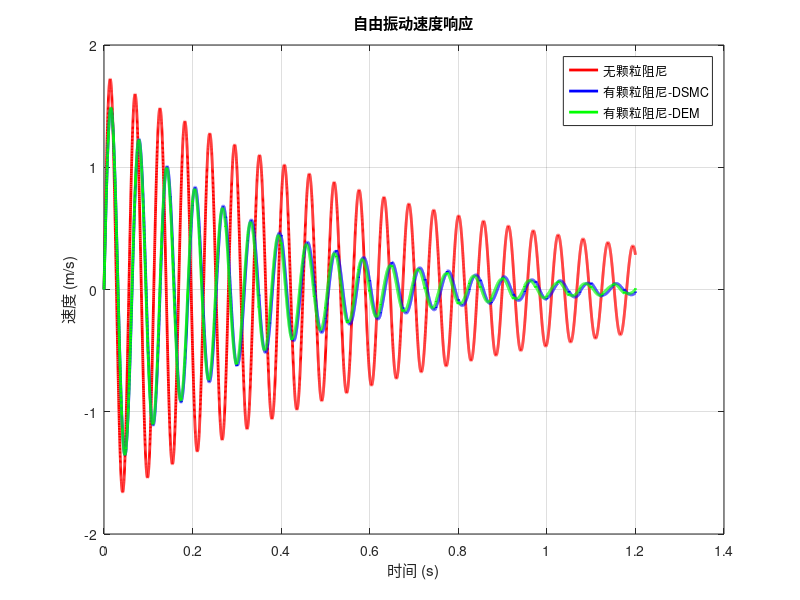
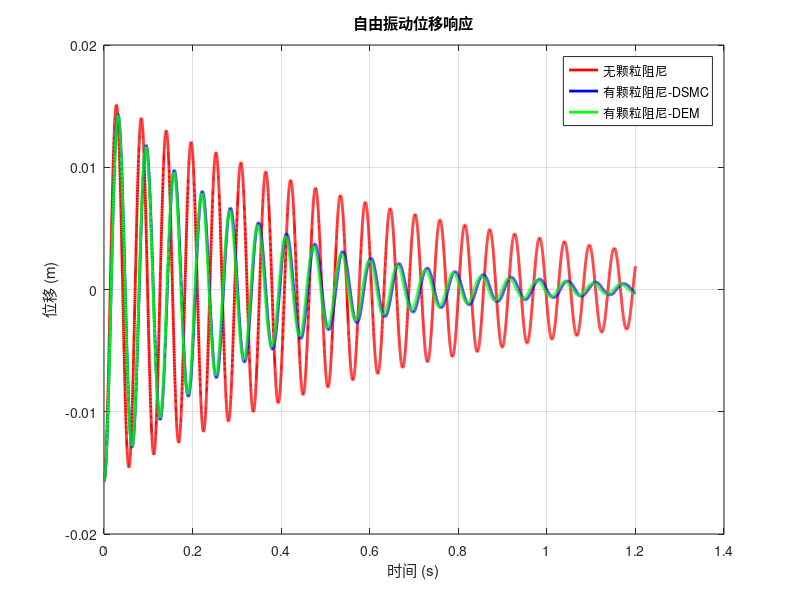

These figures' MATLAB source, in order:
%% DEM 模拟粒子阻尼
clear; clc;

% 系统参数
M = 0.0376; % 结构质量 (kg)
K = 470; % 刚度 (N/m)
C = 0.1; % 内部阻尼 (Ns/m)
D = 0.0254; % 圆柱直径 (m)
H = 0.00704; % 圆柱高度 (m)
d = 0.00088; % 粒子直径 (m)
n = 1246; % 粒子数量
m_p = 4.03e-6; % 单粒子质量(kg)
k_n = 360e3; % 法向刚度 (N/m)
k_s = 330e3; % 切向刚度 (N/m)
c_n = 0.01; % 法向阻尼 (Ns/m)
c_s = 0.015; % 切向阻尼 (Ns/m)
mu = 0.55; % 摩擦系数

dt = 1e-4; % 时间步长 (s)
T = 1.2; % 总模拟时间 (s)
steps = T / dt; % 时间步数

f = 2000;
A = 5;
omega = 2 * pi * f;
phase = pi/2;

C_DSMC = 2.9; % 阻尼比倒数
C_DEM = 3; % 阻尼比倒数

% 初始条件
x0 = -0.0157; % 初始位移 (m)
v0 = 0; % 初始速度 (m/s)

% 时间向量
t = (0:dt:T); % 时间数组

% 无粒子情况下的模拟
x_no_particles = zeros(size(t)); % 位置初始化
v_no_particles = zeros(size(t)); % 速度初始化
a_no_particles = zeros(size(t)); % 加速度初始化
x_no_particles(1) = x0;

for i = 2:length(t)
    % 计算加速度
    a_no_particles(i) = -(K / M) * x_no_particles(i-1) - (C / M) * v_no_particles(i-1);
    % 更新速度
    v_no_particles(i) = v_no_particles(i-1) + a_no_particles(i) * dt;
    % 更新位移
    x_no_particles(i) = x_no_particles(i-1) + v_no_particles(i) * dt;
end

% 有粒子情况下的DSMC模拟
x_particles_DSMC = zeros(size(t)); % 位置初始化
v_particles_DSMC = zeros(size(t)); % 速度初始化
a_particles_DSMC = zeros(size(t)); % 加速度初始化
x_particles_DSMC(1) = x0;
perturbation_force = zeros(size(t)); % 扰动力初始化
perturbation_interval = 250; % 每隔 100 个时间步施加一次扰动
% % 初始化粒子位置和速度
% particle_pos = rand(n, 1) * H; % 随机初始位置
% particle_vel = zeros(n, 1); % 粒子初始速度
% particle_forces = zeros(n, 1); % 粒子初始力
% total_force = zeros(size(t)); % 初始化粒子对结构的总作用力
% 
% factor_damper = ones(size(t)); 


for i = 2:length(t)
    % 计算结构的加速度
    a_particles_DSMC(i) = -(K / (M + n * m_p)) * x_particles_DSMC(i-1) - (C * C_DSMC / (M + n * m_p)) * v_particles_DSMC(i-1);
    
    % 结构的加速度、速度、位移更新（与粒子对结构的总作用力同步进行）
        % 加入非线性扰动
        % 判断是否满足扰动条件（每隔 100 个时间步）
    if mod(i, perturbation_interval) == 0
        % 每隔 100 个时间步加入一次扰动力
        perturbation_force(i) = A * sin(omega * i * dt + phase); % 周期扰动力
    else
        % 其余时间扰动力为 0
        perturbation_force(i) = 0;
    end
  
    a_particles_DSMC(i) = a_particles_DSMC(i) * 0.89 + perturbation_force(i) / (M + n * m_p); % 更新结构加速度
    v_particles_DSMC(i) = v_particles_DSMC(i-1) + a_particles_DSMC(i) * dt; % 更新结构速度
    x_particles_DSMC(i) = x_particles_DSMC(i-1) + v_particles_DSMC(i) * dt; % 更新结构位移

end


% 有粒子情况下的DEM模拟
x_particles_DEM = zeros(size(t)); % 位置初始化
v_particles_DEM = zeros(size(t)); % 速度初始化
a_particles_DEM = zeros(size(t)); % 加速度初始化
x_particles_DEM(1) = x0;

% % 初始化粒子位置和速度
% particle_pos = rand(n, 1) * H; % 随机初始位置
% particle_vel = zeros(n, 1); % 粒子初始速度
% particle_forces = zeros(n, 1); % 粒子初始力
% total_force = zeros(size(t)); % 初始化粒子对结构的总作用力
% 
% factor_damper = ones(size(t)); 
% 初始化扰动相关变量
perturbation_force = zeros(size(t)); % 扰动力初始化
perturbation_interval = 250; % 每隔 100 个时间步施加一次扰动

for i = 2:length(t)
    % 计算结构的加速度
    a_particles_DEM(i) = -(K / (M + n * m_p)) * x_particles_DEM(i-1) - (C * C_DEM / (M + n * m_p)) * v_particles_DEM(i-1);
    
    % 结构的加速度、速度、位移更新（与粒子对结构的总作用力同步进行）
    % 加入非线性扰动
        % 判断是否满足扰动条件（每隔 100 个时间步）
    if mod(i, perturbation_interval) == 0
        % 每隔 100 个时间步加入一次扰动力
        perturbation_force(i) = A * sin(omega * i * dt + phase); % 周期扰动力
    else
        % 其余时间扰动力为 0
        perturbation_force(i) = 0;
    end
  
    a_particles_DEM(i) = a_particles_DEM(i) * 0.9 + perturbation_force(i) / (M + n * m_p); % 更新结构加速度
    v_particles_DEM(i) = v_particles_DEM(i-1) + a_particles_DEM(i) * dt; % 更新结构速度
    x_particles_DEM(i) = x_particles_DEM(i-1) + v_particles_DEM(i) * dt; % 更新结构位移

end


% 速度绘图结果
figure;
plot(t, v_no_particles, 'r-', 'DisplayName', '无颗粒阻尼', 'LineWidth', 2);
hold on;
plot(t, v_particles_DSMC, 'b-', 'DisplayName', '有颗粒阻尼-DSMC', 'LineWidth', 2);
hold on;
plot(t, v_particles_DEM, 'g-', 'DisplayName', '有颗粒阻尼-DEM', 'LineWidth', 2);
hold off;
xlabel('时间 (s)');
ylabel('速度 (m/s)');
title('自由振动速度响应');
legend;
grid on;

% 位移绘图结果
figure;
plot(t, x_no_particles, 'r-', 'DisplayName', '无颗粒阻尼', 'LineWidth', 2);
hold on;
plot(t, x_particles_DSMC, 'b-', 'DisplayName', '有颗粒阻尼-DSMC', 'LineWidth', 2);
hold on;
plot(t, x_particles_DEM, 'g-', 'DisplayName', '有颗粒阻尼-DEM', 'LineWidth', 2);
hold off;
xlabel('时间 (s)');
ylabel('位移 (m)');
title('自由振动位移响应');
legend;
grid on;